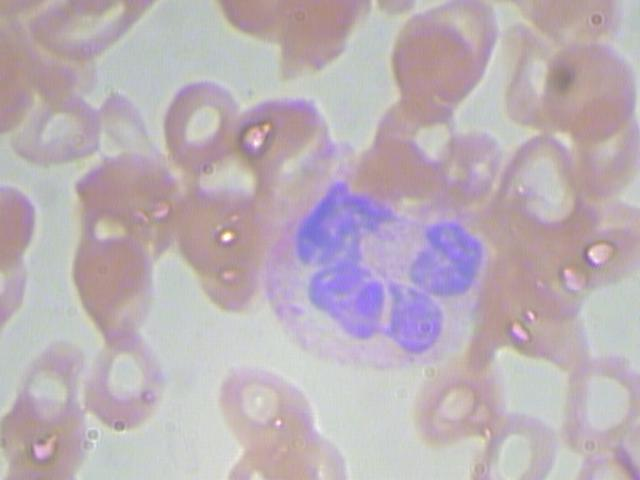
#> input picture BloodImage_00000.jpg, 640 x 480 px, found by its file name
$ python Final_Blood_Cell.py
#> lines starting #> are read from the running program, lines starting #| are printed output that depends on the picture; after the words box and inside, x2 and y2 are one past the last pixel; in counts of white or black regions, pixels touching at a corner belong together
import cv2
import numpy as np
import os

def calculate_brightness_contrast(image):
    brightness = np.mean(image)
    contrast = np.std(image)
    return brightness, contrast

def adjust_brightness_contrast(image, target_brightness, target_contrast):
    brightness = np.mean(image)
    contrast = np.std(image)
    adjusted_image = (image - brightness) * (target_contrast / contrast) + target_brightness
    adjusted_image = np.clip(adjusted_image, 0, 255).astype(np.uint8)

    return adjusted_image


def crop_image(image, target_width=640, target_height=480):
    height, width = image.shape[:2]
    if width == target_width and height == target_height:
        return image

    center_x, center_y = width // 2, height // 2
    start_x = max(center_x - target_width // 2, 0)
    start_y = max(center_y - target_height // 2, 0)
    end_x = start_x + target_width
    end_y = start_y + target_height

    cropped_image = image[start_y:end_y, start_x:end_x]


    if cropped_image.shape[1] < target_width or cropped_image.shape[0] < target_height:
        cropped_image = cv2.copyMakeBorder(
            cropped_image,
            top=(target_height - cropped_image.shape[0]) // 2,
            bottom=(target_height - cropped_image.shape[0] + 1) // 2,
            left=(target_width - cropped_image.shape[1]) // 2,
            right=(target_width - cropped_image.shape[1] + 1) // 2,
            borderType=cv2.BORDER_CONSTANT,
            value=[0, 0, 0]
        )

    return cropped_image


def WBC(input_dir, output_dir, min_contour_area=3000,max_c_area=39000, overlap_threshold=0.2):
    def color_threshold(image):
        image = crop_image(image)
        hsv_image = cv2.cvtColor(image, cv2.COLOR_BGR2HSV)
        lower_hsv = np.array([37, 58, 138])
        upper_hsv = np.array([179, 172, 255])
        mask = cv2.inRange(hsv_image, lower_hsv, upper_hsv)
        result = cv2.bitwise_or(image, image, mask=mask)
        return result, mask

    def merge_overlapping_boxes(boxes, overlap_threshold):
        merged_boxes = []

        for current_box in boxes:
            x1, y1, w1, h1 = current_box
            merged = False

            for i, merged_box in enumerate(merged_boxes):
                x2, y2, w2, h2 = merged_box
                it_x1 = max(x1, x2)
                it_y1 = max(y1, y2)
                it_x2 = min(x1 + w1, x2 + w2)
                it_y2 = min(y1 + h1, y2 + h2)

                it_area = max(0, it_x2 - it_x1 + 1) * max(0, it_y2 - it_y1 + 1)
                area1 = w1 * h1
                area2 = w2 * h2
                overlap_ratio = it_area / min(area1, area2)

                if overlap_ratio > overlap_threshold:
                    x_merge = min(x1, x2)
                    y_merge = min(y1, y2)
                    w_merge = max(x1 + w1, x2 + w2) - x_merge
                    h_merge = max(y1 + h1, y2 + h2) - y_merge
                    merged_boxes[i] = (x_merge, y_merge, w_merge, h_merge)
                    merged = True
                    break

            if not merged:
                merged_boxes.append(current_box)

        return merged_boxes

    os.makedirs(output_dir, exist_ok=True)

    for filename in os.listdir(input_dir):
        if filename.endswith('.jpg') or filename.endswith('.png'):
            input_img_path = os.path.join(input_dir, filename)
            image_bgr = cv2.imread(input_img_path)
            if image_bgr is not None:
                image_bgr = crop_image(image_bgr)
                image_bgr = adjust_brightness_contrast(image_bgr, target_brightness, target_contrast)
                image_rgb = cv2.cvtColor(image_bgr, cv2.COLOR_BGR2RGB)
                tim, mask = color_threshold(image_rgb)

                contours, _ = cv2.findContours(mask, cv2.RETR_EXTERNAL, cv2.CHAIN_APPROX_SIMPLE)

                boxes = []
                for contour in contours:
                    area = cv2.contourArea(contour)
                    if area > min_contour_area and area<max_c_area:
                        x, y, w, h = cv2.boundingRect(contour)
                        boxes.append((x-20, y-20, w+20, h+20))

                merged_boxes = merge_overlapping_boxes(boxes, overlap_threshold)

                for (x, y, w, h) in merged_boxes:
                    #cv2.rectangle(image_rgb, (x, y), (x + w, y + h), (0, 55, 0), 2)
                    #cv2.putText(image_rgb, "WBC", (x+5, y+23), cv2.FONT_HERSHEY_SIMPLEX, 0.65, (0, 55, 0), 2)
                    abcd=1

                tim_bgr = cv2.cvtColor(image_rgb, cv2.COLOR_RGB2BGR)
                output_img_path = os.path.join(output_dir, filename)
                cv2.imwrite(output_img_path, tim_bgr)
                print(f"Processed: {filename}")


def RBC(input_dir, output_dir, min_contour_area=3500):
    def color_threshold(image):
        image = crop_image(image)
        image = 225 - image
        image = cv2.GaussianBlur(image, (7, 7), 1)
        image = cv2.medianBlur(image, 5)
        hsv_image = cv2.cvtColor(image, cv2.COLOR_BGR2HSV)
        lower_hsv = np.array([1, 2, 36])
        upper_hsv = np.array([177, 172, 225])
        hsv_image = cv2.GaussianBlur(hsv_image, (51, 51), 1)
        mask = cv2.inRange(hsv_image, lower_hsv, upper_hsv)
        result = cv2.bitwise_not(image, image, mask=mask)
        return result, mask

    os.makedirs(output_dir, exist_ok=True)

    for filename in os.listdir(input_dir):
        if filename.endswith('.jpg') or filename.endswith('.png'):
            input_img_path = os.path.join(input_dir, filename)
            image_bgr = cv2.imread(input_img_path)
            if image_bgr is not None:
                image_bgr = adjust_brightness_contrast(image_bgr, target_brightness, target_contrast)
                image_bgr = crop_image(image_bgr)
                image_rgb = cv2.cvtColor(image_bgr, cv2.COLOR_BGR2RGB)
                tim, mask = color_threshold(image_rgb)

                contours, _ = cv2.findContours(mask, cv2.RETR_EXTERNAL, cv2.CHAIN_APPROX_SIMPLE)


                for contour in contours:
                    if cv2.contourArea(contour) >= min_contour_area:
                        cv2.drawContours(image_bgr, [contour], -1, (40, 40, 255), 2)

                output_img_path = os.path.join(output_dir, filename)
                cv2.imwrite(output_img_path, image_bgr)
                print(f"Processed: {filename}")

reference_image_path = "Images/BloodImage_00000.jpg"
reference_image = cv2.imread(reference_image_path, cv2.IMREAD_COLOR)
#> reference_image is the input picture: shape (480, 640, 3); mean B, G, R 182.3, 175.5, 187.3
target_brightness, target_contrast = calculate_brightness_contrast(reference_image)
#> in calculate_brightness_contrast, `brightness = np.mean(image)`: brightness = 181.7
#> in calculate_brightness_contrast, `contrast = np.std(image)`: contrast = 20.59
#> target_brightness = 181.7; target_contrast = 20.59
input_dir = 'Images'
output_dir = 'Results_WBC'
output_dir2 = 'Results_RBC'
WBC(input_dir, output_dir)
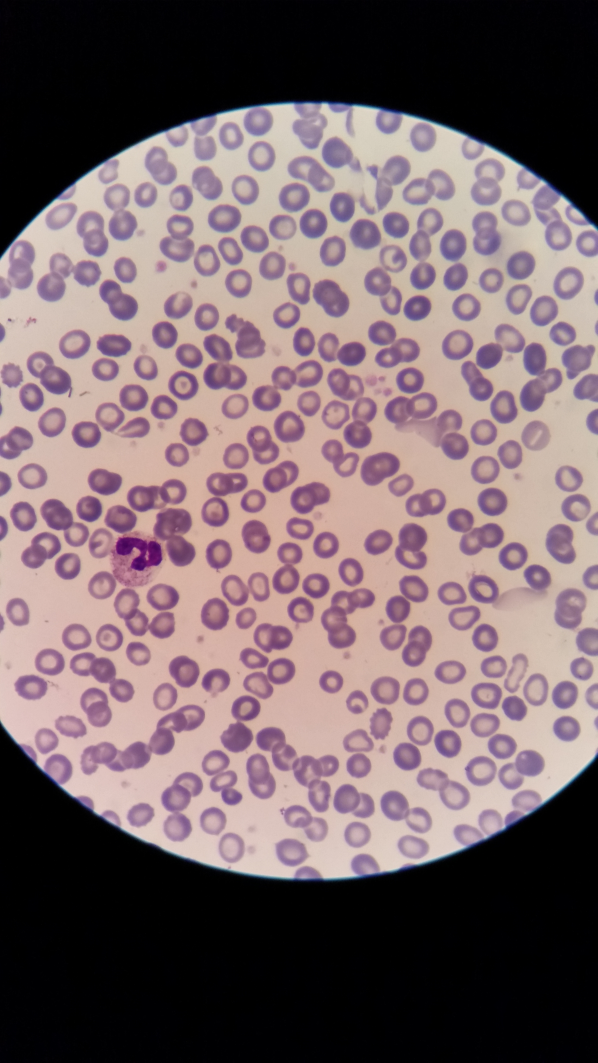
#> input picture Images/20161103_143709.jpg, 2988 x 5312 px (shown at 1/5 size)
#> in WBC, image_bgr is the input picture: shape (5312, 2988, 3); mean B, G, R 105.7, 101.7, 120.1
#> in crop_image, `cropped_image = image[start_y:end_y, start_x:end_x]`:
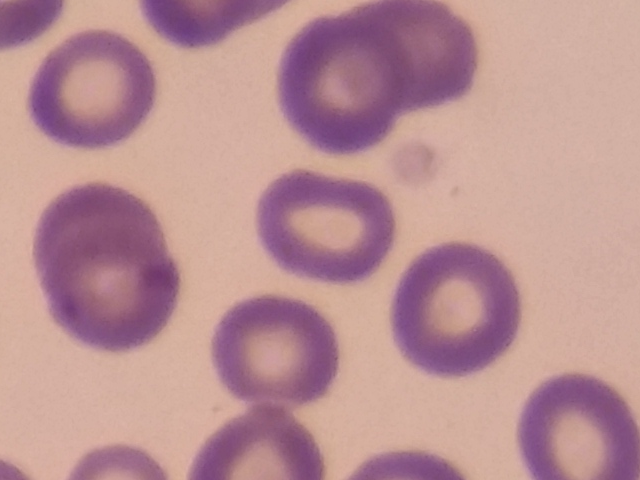
#> cropped_image: shape (480, 640, 3); mean B, G, R 147.5, 144.2, 186.3
#> in adjust_brightness_contrast, `brightness = np.mean(image)`: brightness = 159.3
#> in adjust_brightness_contrast, `contrast = np.std(image)`: contrast = 35.86
#> in adjust_brightness_contrast, `adjusted_image = (image - brightness) * (target_contrast / contrast) +..`:
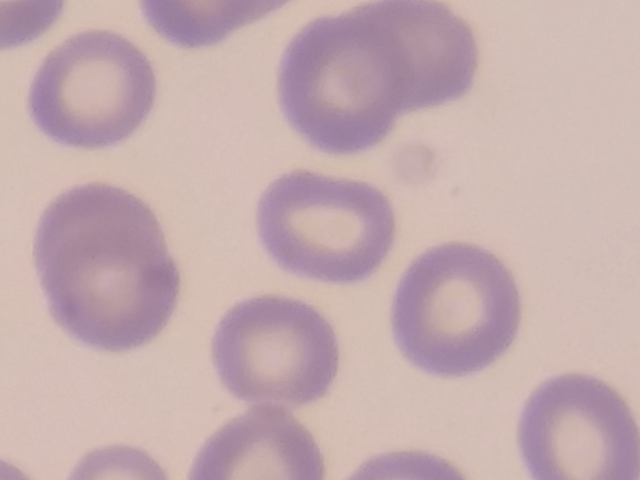
#> adjusted_image: shape (480, 640, 3) float64; mean B, G, R 174.9, 173, 197.2
#> in color_threshold, `hsv_image = cv2.cvtColor(image, cv2.COLOR_BGR2HSV)`: hsv_image: shape (480, 640, 3); mean H, S, V 122.3, 38, 196.7
#> in color_threshold, `mask = cv2.inRange(hsv_image, lower_hsv, upper_hsv)`: mask: shape (480, 640); every value is 0
#> in color_threshold, `result = cv2.bitwise_or(image, image, mask=mask)`: result: shape (480, 640, 3); every value is 0
#> in WBC, `contours, _ = cv2.findContours(mask, cv2.RETR_EXTERNAL, cv2.CHAIN_APPR..`: contours = []
RBC(input_dir, output_dir2)
#> call 2 of adjust_brightness_contrast, with target_brightness = 181.7, target_contrast = 20.59
#> in adjust_brightness_contrast (call 2), `brightness = np.mean(image)`: brightness = 109.2
#> in adjust_brightness_contrast (call 2), `contrast = np.std(image)`: contrast = 83.67
#> in adjust_brightness_contrast (call 2), `adjusted_image = (image - brightness) * (target_contrast / contrast) +..`:
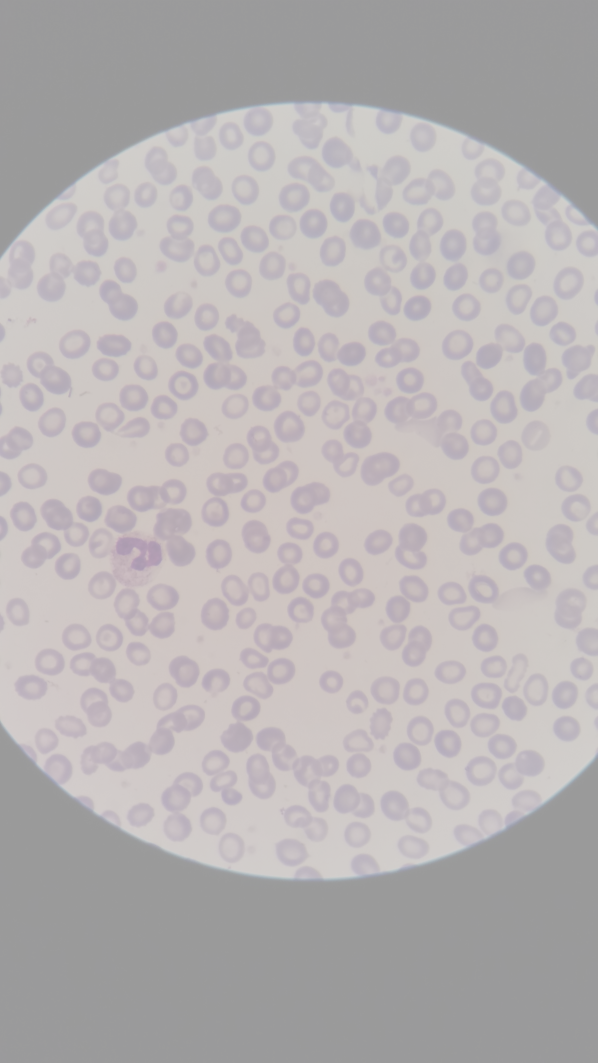
#> adjusted_image: shape (5312, 2988, 3) float64 (shown at 1/5 size); mean B, G, R 180.8, 179.8, 184.4
#> in color_threshold, `hsv_image = cv2.cvtColor(image, cv2.COLOR_BGR2HSV)`: hsv_image: shape (480, 640, 3); mean H, S, V 32.4, 88.9, 37.3
#> in color_threshold, `hsv_image = cv2.GaussianBlur(hsv_image, (51, 51), 1)`: hsv_image: shape (480, 640, 3); mean H, S, V 32.4, 88.9, 37.3
#> in color_threshold, `mask = cv2.inRange(hsv_image, lower_hsv, upper_hsv)`:
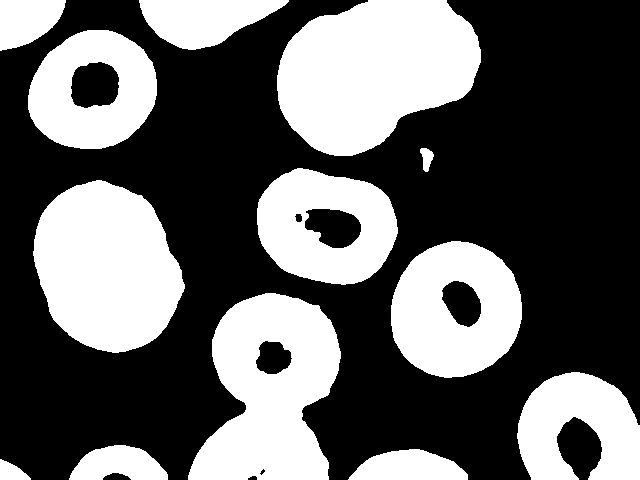
#> mask: shape (480, 640); 38.3% white; 13 white regions
#> in color_threshold, `result = cv2.bitwise_not(image, image, mask=mask)`:
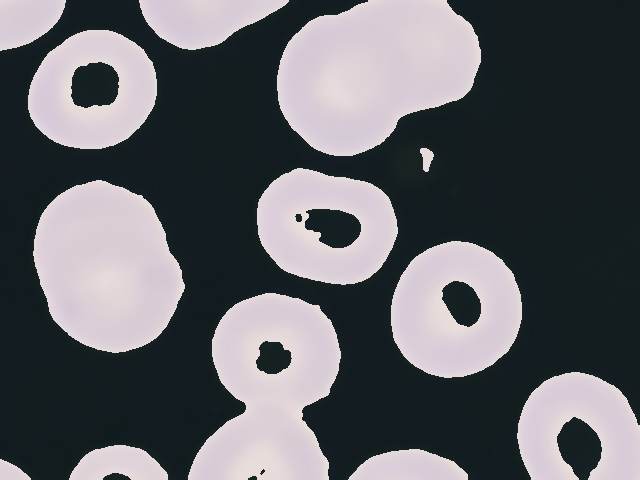
#> result: shape (480, 640, 3); mean R, G, B 96.3, 97.5, 102.4
#> in RBC, `contours, _ = cv2.findContours(mask, cv2.RETR_EXTERNAL, cv2.CHAIN_APPR..`: contours = 13 contours; largest, box (x1, y1, x2, y2) and area: (277, 0, 481, 156) 22841, (188, 293, 341, 480) 19426, (33, 180, 185, 353) 19149, (391, 241, 522, 378) 13875, (257, 168, 398, 285) 12550
#> the loop in RBC, `for contour in contours:` made 13 passes
#> after the loop in RBC, `for contour in contours:`:
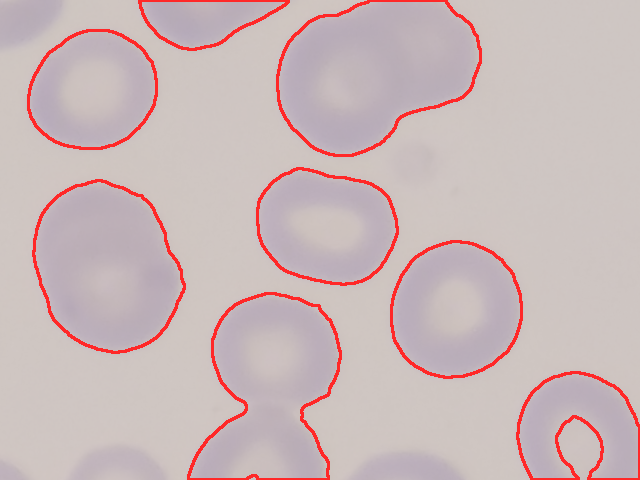
#> image_bgr: shape (480, 640, 3); mean B, G, R 184.5, 183.7, 202.4
